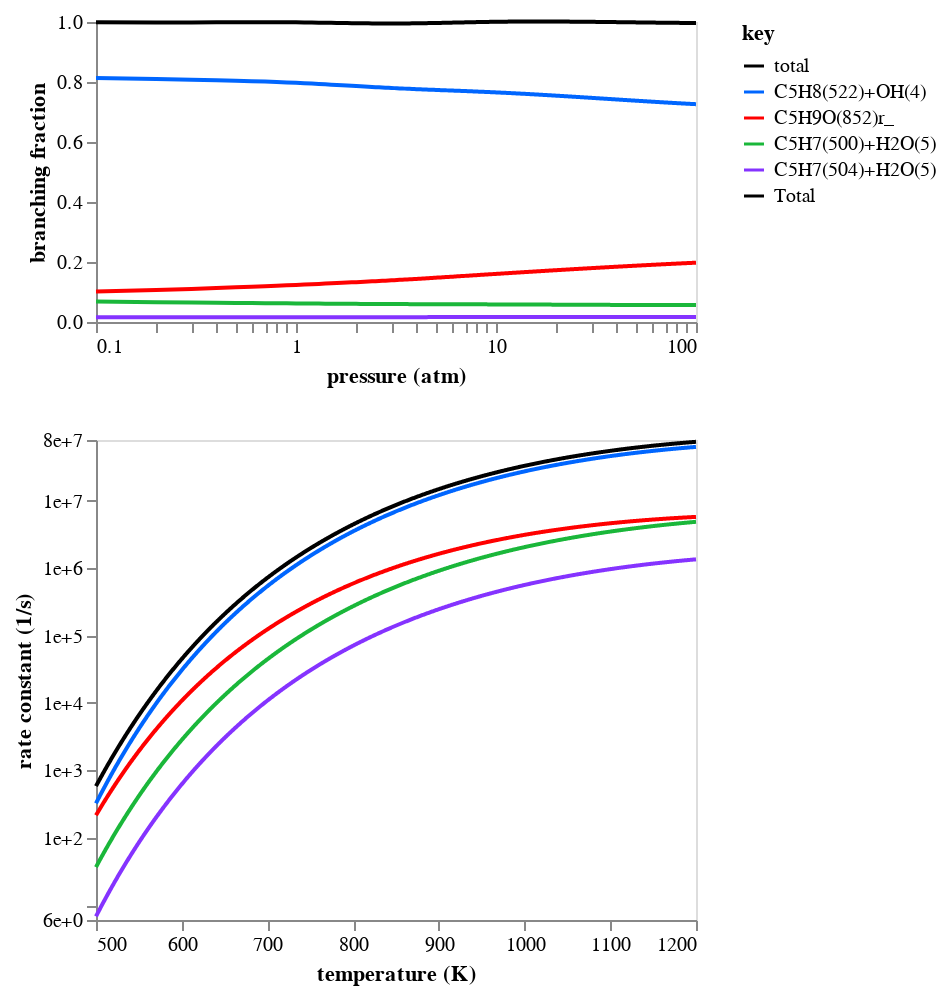

The notebook cell this image was saved under:
### Code cell
import altair as alt
import autochem as ac
import numpy as np
from autochem.util import plot
from project_utilities import fig

legend = True
reactants = ("C5H9O(852)r0",)
rate_df = fig.rate_data(
    calc_mech,
    reactants,
    min_branch_frac=0.01,
    # colors=[plot.Color.purple, plot.Color.blue, plot.Color.red],
)

branch_frac_chart = fig.branching_fraction_chart(
    rate_df, P_range=(0.1, 100), T=825, legend=legend, total=True
)
rate_chart = fig.rate_chart(
    rate_df,
    T_range=(500, 1200),
    P=1,
    legend=legend,
    total=True,
    units={"substance": "molecules"},
)
chart = alt.vconcat(
    branch_frac_chart.properties(width=300, height=150),
    rate_chart.properties(width=300, height=240),
).configure_axis(grid=False)
chart

### Figure 1 — Vega-Lite specification as saved in the notebook (floating-point values rounded to 4 significant figures; data arrays with more than 128 entries replaced by an {"elided": "..."} marker saying what was removed)
{"config": {"view": {"continuousWidth": 300, "continuousHeight": 300}, "axis": {"grid": false}}, "vconcat": [{"data": {"name": "data-675589bd035f63c7acfdfaef38ddf7b3"}, "mark": {"type": "line"}, "encoding": {"color": {"field": "key", "scale": {"domain": ["total", "C5H8(522)+OH(4)", "C5H9O(852)r_", "C5H7(500)+H2O(5)", "C5H7(504)+H2O(5)"], "range": ["#000000", "#0066ff", "#ff0000", "#1ab73a", "#8533ff"]}, "type": "nominal"}, "x": {"axis": {"labelExpr": "((abs(datum.value - 0.1) / abs(0.1) < 1e-5) ||\n(abs(datum.value - 1.0) / abs(1.0) < 1e-5) ||\n(abs(datum.value - 10.0) / abs(10.0) < 1e-5) ||\n(abs(datum.value - 100.0) / abs(100.0) < 1e-5) ||\n(abs(datum.value - 100.0) / abs(100.0) < 1e-5)) ? datum.label : ''", "values": [0.1, 0.2, 0.3, 0.4, 0.5, 0.6, 0.7, 0.8, 0.9, 1.0, 2.0, 3.0, 4.0, 5.0, 6.0, 7.0, 8.0, 9.0, 10.0, 20.0, 30.0, 40.0, 50.0, 60.0, 70.0, 80.0, 90.0, 100.0, 100.0]}, "field": "x", "scale": {"domain": [0.1, 100.0], "type": "log"}, "title": "pressure (atm)", "type": "quantitative"}, "y": {"axis": {"format": ".1f"}, "field": "value", "scale": {"domain": [0, 1]}, "title": "branching fraction", "type": "quantitative"}}, "height": 150, "transform": [{"fold": ["total", "C5H8(522)+OH(4)", "C5H9O(852)r_", "C5H7(500)+H2O(5)", "C5H7(504)+H2O(5)"]}], "width": 300}, {"data": {"name": "data-a9b7a40d5359d5087f3955c3f7a6fd12"}, "mark": {"type": "line"}, "encoding": {"color": {"field": "key", "scale": {"domain": ["Total", "C5H8(522)+OH(4)", "C5H9O(852)r_", "C5H7(500)+H2O(5)", "C5H7(504)+H2O(5)"], "range": ["#000000", "#0066ff", "#ff0000", "#1ab73a", "#8533ff"]}, "type": "nominal"}, "x": {"axis": {"format": ".0f"}, "field": "x", "scale": {"domain": [500, 1200]}, "title": "temperature (K)", "type": "quantitative"}, "y": {"axis": {"format": ".0e", "labelExpr": "((abs(datum.value - 6.0) / abs(6.0) < 1e-5) ||\n(abs(datum.value - 10.0) / abs(10.0) < 1e-5) ||\n(abs(datum.value - 100.0) / abs(100.0) < 1e-5) ||\n(abs(datum.value - 1000.0) / abs(1000.0) < 1e-5) ||\n(abs(datum.value - 10000.0) / abs(10000.0) < 1e-5) ||\n(abs(datum.value - 100000.0) / abs(100000.0) < 1e-5) ||\n(abs(datum.value - 1000000.0) / abs(1000000.0) < 1e-5) ||\n(abs(datum.value - 10000000.0) / abs(10000000.0) < 1e-5) ||\n(abs(datum.value - 80000000.0) / abs(80000000.0) < 1e-5)) ? datum.label : ''", "values": [6.0, 10.0, 100.0, 1000.0, 10000.0, 100000.0, 1000000.0, 10000000.0, 80000000.0]}, "field": "value", "scale": {"domain": [6.0, 80000000.0], "type": "log"}, "title": "rate constant (1/s)", "type": "quantitative"}}, "height": 240, "transform": [{"fold": ["Total", "C5H8(522)+OH(4)", "C5H9O(852)r_", "C5H7(500)+H2O(5)", "C5H7(504)+H2O(5)"]}], "width": 300}], "$schema": "https://vega.github.io/schema/vega-lite/v5.20.1.json", "datasets": {"data-675589bd035f63c7acfdfaef38ddf7b3": {"elided": "1000 records"}, "data-a9b7a40d5359d5087f3955c3f7a6fd12": {"elided": "1000 records"}}}
